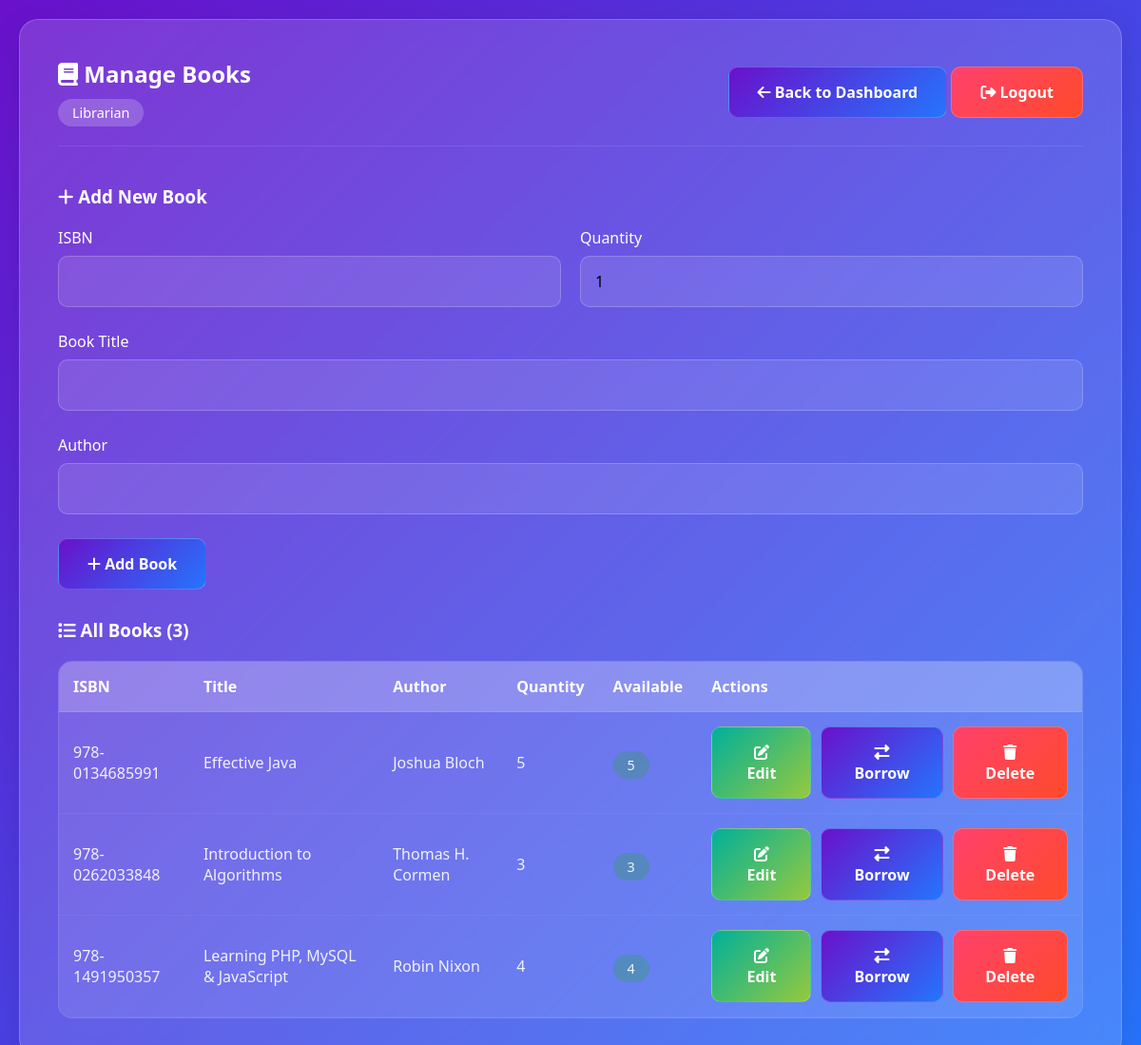
Page /librarian/librarian/manage_books.php (signed in) on the committed database.
### tables this page shows
CREATE TABLE IF NOT EXISTS books (
    id INT AUTO_INCREMENT PRIMARY KEY,
    isbn VARCHAR(20) UNIQUE NOT NULL,
    title VARCHAR(200) NOT NULL,
    author VARCHAR(100) NOT NULL,
    quantity INT DEFAULT 1,
    available INT DEFAULT 1
);

### librarian/librarian/manage_books.php (the view, shortened to what this page needs)
<?php
$database = new Database();
$db = $database->getConnection();
$query = "SELECT * FROM books ORDER BY title";
$stmt = $db->prepare($query);
$stmt->execute();
$books = $stmt->fetchAll(PDO::FETCH_ASSOC);
$edit_book = null;
?>
<!DOCTYPE html>
<html lang="en">
<head>
    <link rel="stylesheet" href="../../assets/css/style.css">
    <link rel="stylesheet" href="https://cdnjs.cloudflare.com/ajax/libs/font-awesome/6.4.0/css/all.min.css">
</head>
<body>
    <div class="glass-container">
        <div class="glass-card">
            <div class="dashboard-header">
                <div class="user-info">
                    <h2><i class="fas fa-book"></i> Manage Books</h2>
                    <span class="user-role">Librarian</span>
                </div>
                <div>
                    <a href="dashboard.php" class="btn btn-primary">
                        <i class="fas fa-arrow-left"></i> Back to Dashboard
                    </a>
                    <a href="../../index.php" class="btn btn-danger">
                        <i class="fas fa-sign-out-alt"></i> Logout
                    </a>
                </div>
            </div>
            <h3 style="color: white; margin-bottom: 20px;">
                <i class="fas fa-<?php echo $edit_book ? 'edit' : 'plus'; ?>"></i>
                <?php echo $edit_book ? 'Edit Book' : 'Add New Book'; ?>
            </h3>
            <form method="POST" action="" style="margin-bottom: 30px;">
                <div style="display: grid; grid-template-columns: 1fr 1fr; gap: 20px;">
                    <div class="form-group">
                        <label for="isbn">ISBN</label>
                        <input type="text" id="isbn" name="isbn" class="form-control" required
                               value="<?php echo $edit_book ? htmlspecialchars($edit_book['isbn']) : ''; ?>">
                    </div>
                    <div class="form-group">
                        <label for="quantity">Quantity</label>
                        <input type="number" id="quantity" name="quantity" class="form-control" required min="1"
                               value="<?php echo $edit_book ? $edit_book['quantity'] : '1'; ?>">
                    </div>
                </div>
                <div class="form-group">
                    <label for="title">Book Title</label>
                    <input type="text" id="title" name="title" class="form-control" required
                           value="<?php echo $edit_book ? htmlspecialchars($edit_book['title']) : ''; ?>">
                </div>
                <div class="form-group">
                    <label for="author">Author</label>
                    <input type="text" id="author" name="author" class="form-control" required
                           value="<?php echo $edit_book ? htmlspecialchars($edit_book['author']) : ''; ?>">
                </div>
                <button type="submit" name="<?php echo $edit_book ? 'update_book' : 'add_book'; ?>"
                        class="btn btn-<?php echo $edit_book ? 'success' : 'primary'; ?>">
                    <i class="fas fa-<?php echo $edit_book ? 'save' : 'plus'; ?>"></i>
                    <?php echo $edit_book ? 'Update Book' : 'Add Book'; ?>
                </button>
            </form>
            <h3 style="color: white; margin-bottom: 20px;">
                <i class="fas fa-list"></i> All Books (<?php echo count($books); ?>)
            </h3>
            <?php if (empty($books)): ?>
                <div class="alert alert-warning">
                    <i class="fas fa-exclamation-triangle"></i> No books in library.
                </div>
            <?php else: ?>
                <div class="table-container">
                    <table>
                        <thead>
                            <tr>
                                <th>ISBN</th>
                                <th>Title</th>
                                <th>Author</th>
                                <th>Quantity</th>
                                <th>Available</th>
                                <th>Actions</th>
                            </tr>
                        </thead>
                        <tbody>
                            <?php foreach ($books as $book): ?>
                            <tr>
                                <td><?php echo htmlspecialchars($book['isbn']); ?></td>
                                <td><?php echo htmlspecialchars($book['title']); ?></td>
                                <td><?php echo htmlspecialchars($book['author']); ?></td>
                                <td><?php echo $book['quantity']; ?></td>
                                <td>
                                    <span class="user-role" style="background: <?php
                                        echo $book['available'] > 0 ? 'rgba(40, 167, 69, 0.3)' : 'rgba(220, 53, 69, 0.3)';
                                    ?>;">
                                        <?php echo $book['available']; ?>
                                    </span>
                                </td>
                                <td>
                                    <div class="action-buttons">
                                        <a href="manage_books.php?edit=<?php echo $book['id']; ?>" class="btn btn-success btn-sm">
                                            <i class="fas fa-edit"></i> Edit
                                        </a>
                                        <a href="borrow_book.php?book_id=<?php echo $book['id']; ?>" class="btn btn-primary btn-sm">
                                            <i class="fas fa-exchange-alt"></i> Borrow
                                        </a>
                                        <a href="manage_books.php?delete=<?php echo $book['id']; ?>"
                                           class="btn btn-danger btn-sm"
                                           onclick="return confirm('Delete this book?')">
                                            <i class="fas fa-trash"></i> Delete
                                        </a>
                                    </div>
                                </td>
                            </tr>
                            <?php endforeach; ?>
                        </tbody>
                    </table>
                </div>
            <?php endif; ?>
        </div>
    </div>
</body>
</html>

### assets/css/style.css (style rules this page uses)
* { margin: 0; padding: 0; box-sizing: border-box; font-family: 'Segoe UI', Tahoma, Geneva, Verdana, sans-serif; }
body { background: linear-gradient(135deg, #6a11cb 0%, #2575fc 100%); min-height: 100vh; display: flex; justify-content: center; align-items: center; padding: 20px; }
.glass-container { width: 100%; max-width: 1200px; }
.glass-card { background: rgba(255, 255, 255, 0.15); backdrop-filter: blur(10px); -webkit-backdrop-filter: blur(10px); border-radius: 20px; border: 1px solid rgba(255, 255, 255, 0.2); padding: 40px; box-shadow: 0 8px 32px rgba(0, 0, 0, 0.1); }
.form-group { margin-bottom: 25px; }
.form-group label { display: block; color: white; margin-bottom: 8px; font-weight: 500; }
.form-control { width: 100%; padding: 15px; background: rgba(255, 255, 255, 0.1); border: 1px solid rgba(255, 255, 255, 0.2); border-radius: 10px; color: black; font-size: 1rem; transition: all 0.3s ease; }
.form-control::placeholder { color: rgba(255, 255, 255, 0.6); }
.btn { display: inline-block; padding: 15px 30px; background: rgba(255, 255, 255, 0.2); color: white; border: none; border-radius: 10px; font-size: 1rem; font-weight: 600; cursor: pointer; transition: all 0.3s ease; text-decoration: none; text-align: center; border: 1px solid rgba(255, 255, 255, 0.2); }
.btn-primary { background: linear-gradient(135deg, #6a11cb 0%, #2575fc 100%); }
.btn-success { background: linear-gradient(135deg, #00b09b 0%, #96c93d 100%); }
.btn-danger { background: linear-gradient(135deg, #ff416c 0%, #ff4b2b 100%); }
.dashboard-header { display: flex; justify-content: space-between; align-items: center; margin-bottom: 40px; padding-bottom: 20px; border-bottom: 1px solid rgba(255, 255, 255, 0.1); }
.user-info { color: white; }
.user-info h2 { margin-bottom: 5px; }
.user-role { display: inline-block; padding: 5px 15px; background: rgba(255, 255, 255, 0.2); border-radius: 20px; font-size: 0.9rem; margin-top: 5px; }
.table-container { background: rgba(255, 255, 255, 0.1); border-radius: 15px; overflow: hidden; border: 1px solid rgba(255, 255, 255, 0.1); }
table { width: 100%; border-collapse: collapse; }
thead { background: rgba(255, 255, 255, 0.2); }
th { padding: 15px; text-align: left; color: white; font-weight: 600; border-bottom: 1px solid rgba(255, 255, 255, 0.1); }
td { padding: 15px; color: rgba(255, 255, 255, 0.9); border-bottom: 1px solid rgba(255, 255, 255, 0.05); }
.action-buttons { display: flex; gap: 10px; }

### rows in the picture
books: isbn "978-0134685991", title "Effective Java", author "Joshua Bloch", quantity "5", available "5"
books: isbn "978-0262033848", title "Introduction to Algorithms", author "Thomas H. Cormen", quantity "3", available "3"
books: isbn "978-1491950357", title "Learning PHP, MySQL & JavaScript", author "Robin Nixon", quantity "4", available "4"

### other values in the picture
count($books) "3"
